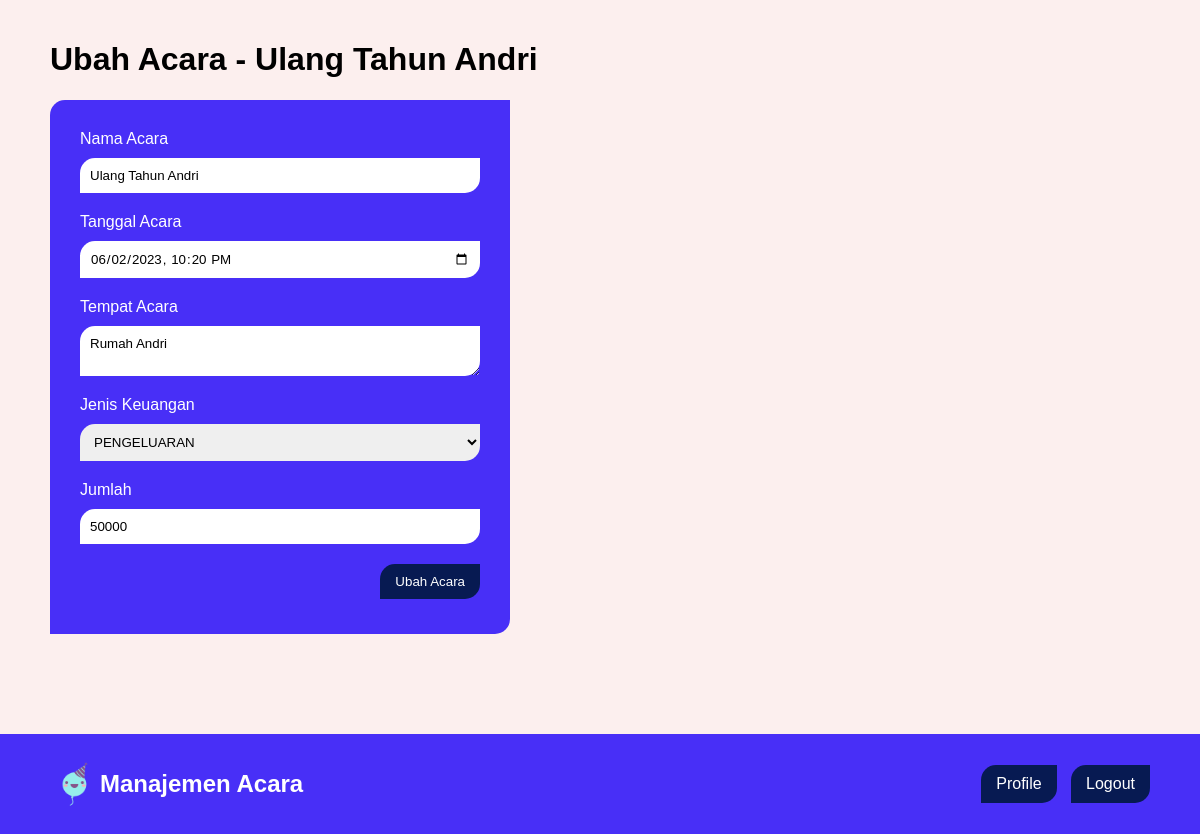
Page /ubah_acara.php?id_acara=8 (signed in) on the committed database.
### tables this page shows
CREATE TABLE `acara` (
  `id_acara` int(11) NOT NULL,
  `nama_acara` varchar(100) NOT NULL,
  `tanggal_acara` datetime NOT NULL,
  `tempat_acara` text NOT NULL,
  `id_user` int(11) NOT NULL
);

CREATE TABLE `keuangan` (
  `id_keuangan` int(11) NOT NULL,
  `jenis_keuangan` enum('PEMASUKAN','PENGELUARAN') NOT NULL,
  `jumlah` int(11) NOT NULL,
  `id_acara` int(11) NOT NULL
);

### ubah_acara.php (the view, shortened to what this page needs)
<?php
    require_once 'koneksi.php';
	$id_user = $_SESSION['id_user'];
	$id_acara = $_GET['id_acara'];
	$acara = mysqli_query($koneksi, "SELECT * FROM acara INNER JOIN user ON acara.id_user = user.id_user INNER JOIN keuangan ON acara.id_acara = keuangan.id_acara WHERE acara.id_acara = '$id_acara' && acara.id_user = '$id_user'");
	$data_acara = mysqli_fetch_assoc($acara);
?>
<html>
<head>
	<?php include_once 'head.php'; ?>
</head>
<body>
	<div class="container">
		<h1 class="heading-title">Ubah Acara - <?= $data_acara['nama_acara']; ?></h1>
		<form method="post" class="form form-left">
		  	<label class="label" for="nama_acara">Nama Acara</label>
		  	<input class="input" type="text" id="nama_acara" name="nama_acara" placeholder="Enter Nama Acara" value="<?= $data_acara['nama_acara']; ?>" required>
		  	<label class="label" for="tanggal_acara">Tanggal Acara</label>
		  	<input class="input" type="datetime-local" id="tanggal_acara" name="tanggal_acara" placeholder="Enter Tanggal Acara" value="<?= $data_acara['tanggal_acara']; ?>" required>
		  	<label class="label" for="tempat_acara">Tempat Acara</label>
		  	<textarea class="input" id="tempat_acara" name="tempat_acara" placeholder="Enter Tempat Acara" required><?= strip_tags(htmlspecialchars_decode($data_acara['tempat_acara'])); ?></textarea>
		  	<label class="label" for="jenis_keuangan">Jenis Keuangan</label>
		  	<select class="input" id="jenis_keuangan" name="jenis_keuangan" placeholder="Enter Jenis Keuangan" required>
		  		<option value="<?= $data_acara['jenis_keuangan']; ?>"><?= $data_acara['jenis_keuangan']; ?></option>
		  	</select>
		  	<label class="label" for="jumlah">Jumlah</label>
		  	<input class="input" type="number" id="jumlah" name="jumlah" placeholder="Enter Jumlah" min="0" required value="<?= $data_acara['jumlah']; ?>">
		  	<button type="submit" class="button align-right" name="btnUbah">Ubah Acara</button>
		</form>
	</div>
	<?php include_once 'navbar.php'; ?>
</body>
</html>

### style.css (style rules this page uses)
* { font-family: 'Verdana', sans-serif; }
body { background-color: #fcefee; margin: 0; padding: 0; }
.container { padding: 20px 50px; padding-bottom: 200px; }
.heading-title { text-align: left; }
.button { margin-top: 5px; margin-bottom: 5px; display: inline-block; padding: 10px 15px; background-color: #071a52; color: #fff; text-decoration: none; border-radius: 15px 0 15px 0; border: none; text-align: center; transition: all 0.2s ease-in-out; }
.form { max-width: 400px; margin: 0 auto; background-color: #482FF7; padding: 30px; color: #fff; border-radius: 15px 0 15px 0; }
.form-left { margin: 0; }
.label, .input { display: block; width: 100%; }
.label { margin-bottom: 10px; }
.input { margin-bottom: 20px; padding: 10px; border: none; border-radius: 15px 0 15px 0; }
.align-right { display: block; margin-left: auto; }

### rows in the picture
acara: nama_acara "Ulang Tahun Andri", tanggal_acara "06/02/2023 22:20", tempat_acara "Rumah Andri", jenis_keuangan "PENGELUARAN", jumlah "50000"
